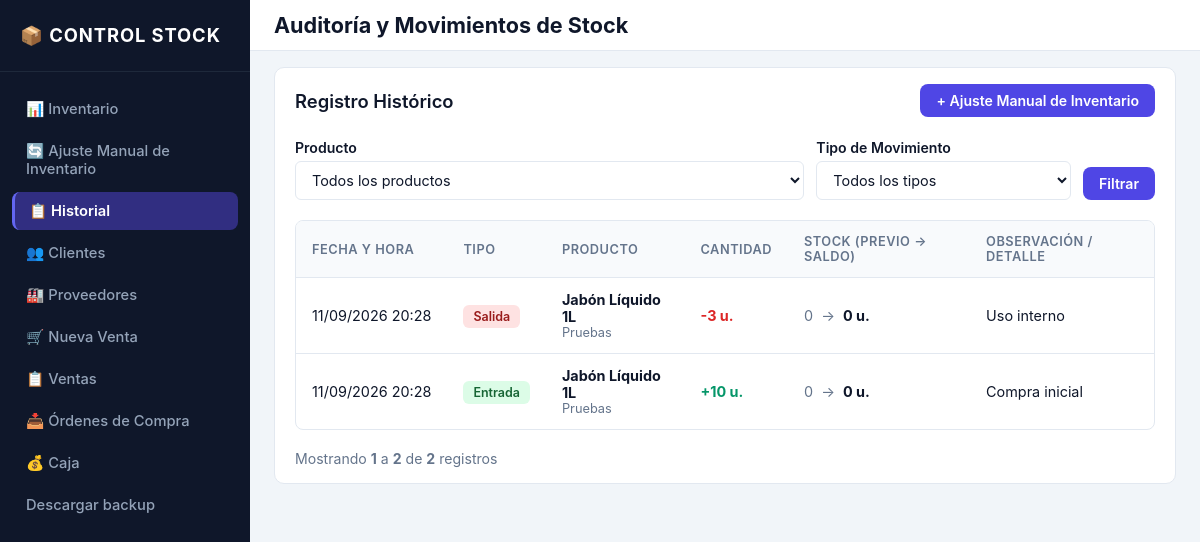
Page /movimientos/ on the earlier database version.
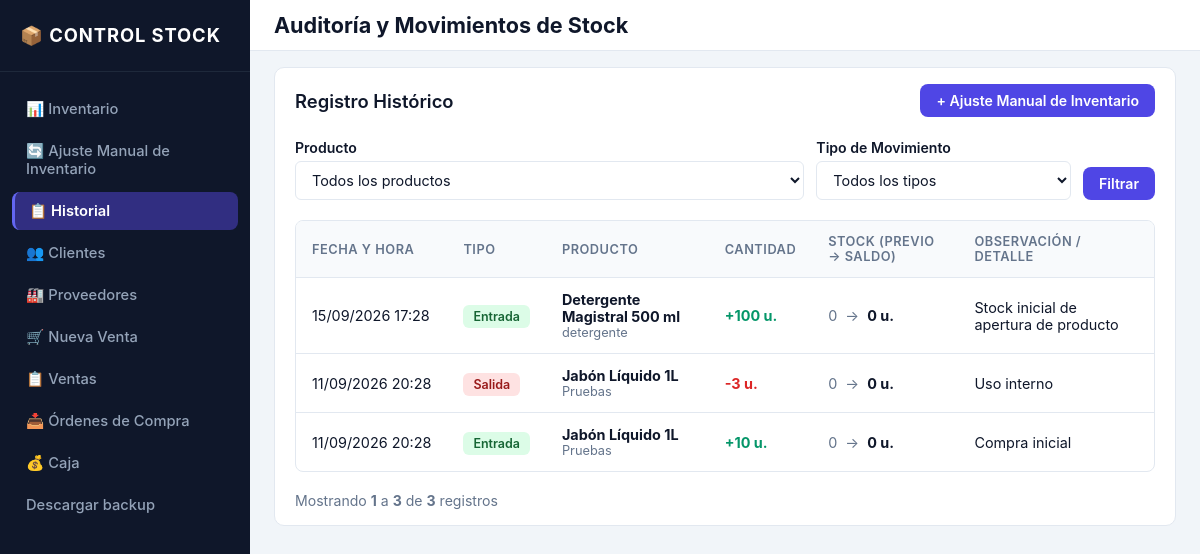
Same page on the later database version.
### inventario/models.py (models this page shows, shortened)
class Movimiento(models.Model):
    class TipoMovimiento(models.TextChoices):
        ENTRADA = "ENTRADA", "Entrada"
        SALIDA = "SALIDA", "Salida"
        AJUSTE = "AJUSTE", "Ajuste"
    producto = models.ForeignKey(
        Producto,
        on_delete=models.PROTECT,
        related_name="movimientos",
        verbose_name="Producto",
    )
    tipo = models.CharField(
        max_length=10,
        choices=TipoMovimiento.choices,
        verbose_name="Tipo de Movimiento",
    )
    cantidad = models.PositiveIntegerField(
        validators=[MinValueValidator(1)],
        verbose_name="Cantidad",
        help_text="Cantidad de unidades involucradas en el movimiento.",
    )
    stock_anterior = models.PositiveIntegerField(
        default=0,
        verbose_name="Stock anterior",
    )
    stock_posterior = models.PositiveIntegerField(
        default=0,
        verbose_name="Stock posterior",
    )
    created_by = models.ForeignKey(
        settings.AUTH_USER_MODEL,
        on_delete=models.SET_NULL,
        null=True,
        blank=True,
        related_name="movimientos",
        verbose_name="Usuario / Creado por",
    )
    fecha = models.DateTimeField(default=timezone.now)
    observacion = models.CharField(
        max_length=255,
        blank=True,
        null=True,
        verbose_name="Observación",
    )
    pedido = models.ForeignKey(
        "Pedido",
        on_delete=models.SET_NULL,
        null=True,
        blank=True,
        related_name="movimientos",
        verbose_name="Pedido",
    )
    orden_compra = models.ForeignKey(
        "OrdenCompra",
        on_delete=models.SET_NULL,
        null=True,
        blank=True,
        related_name="movimientos",
        verbose_name="Orden de compra",
    )
    objects = MovimientoQuerySet.as_manager()
    class Meta:
        verbose_name = "Movimiento"
        verbose_name_plural = "Movimientos"
        ordering = ["-fecha"]

class Producto(models.Model):
    nombre = models.CharField(max_length=150, unique=True, verbose_name="Nombre")
    descripcion = models.TextField(blank=True, null=True, verbose_name="Descripcion")
    categoria = models.ForeignKey(
        Categoria, on_delete=models.PROTECT, related_name="productos",
        verbose_name="Categoria",
    )
    precio_unitario = models.DecimalField(
        max_digits=10,
        decimal_places=2,
        default=Decimal("0.00"),
        validators=[MinValueValidator(Decimal("0.00"))],
        verbose_name="Precio unitario",
    )
    stock_actual = models.PositiveIntegerField(default=0, verbose_name="Stock actual")
    stock_minimo = models.PositiveIntegerField(default=0, verbose_name="Stock minimo")
    activo = models.BooleanField(default=True, verbose_name="activo")
    fecha_creacion = models.DateTimeField(auto_now_add=True, verbose_name="Fecha de creación")
    fecha_actualizacion = models.DateTimeField(auto_now=True, verbose_name="Última actualización")
    class Meta:
        verbose_name = "Producto"
        verbose_name_plural = "Productos"
        ordering = ["nombre"]
        constraints = [
            models.CheckConstraint(
                condition=models.Q(stock_actual__gte=0),
                name="chk_stock_actual_no_negativo",
            ),
            models.CheckConstraint(
                condition=models.Q(stock_minimo__gte=0),
                name="chk_stock_minimo_no_negativo",
            ),
        ]

class Categoria(models.Model):
    nombre = models.CharField(max_length=100, unique=True, verbose_name="Nombre")
    class Meta:
        verbose_name = "Categoria"
        verbose_name_plural = "Categorias"
        ordering = ["nombre"]

### inventario/views.py (the view)
# urls.py: path("movimientos/", views.movimiento_historial, name="movimiento_historial"),
def movimiento_historial(request):
    tipo_filtro = request.GET.get("tipo", "").strip()
    producto_filtro = request.GET.get("producto", "").strip()
    movimientos = Movimiento.objects.select_related(
        "producto__categoria",
        "created_by",
        "pedido",
        "orden_compra",
    ).all()
    if tipo_filtro:
        movimientos = movimientos.filter(tipo=tipo_filtro)
    if producto_filtro:
        movimientos = movimientos.filter(producto_id=producto_filtro)
    productos = Producto.objects.all().order_by("nombre")
    paginator = Paginator(movimientos, 20)
    page_number = request.GET.get("page")
    page_obj = paginator.get_page(page_number)
    return render(
        request,
        "inventario/movimiento_historial.html",
        {
            "movimientos": page_obj,
            "page_obj": page_obj,
            "productos": productos,
            "tipos": Movimiento.TipoMovimiento.choices,
            "tipo_seleccionado": tipo_filtro,
            "producto_seleccionado": producto_filtro,
        },
    )

### templates/inventario/movimiento_historial.html (shortened to what this page needs)
{% extends 'base.html' %}
{% block topbar_title %}Auditoría y Movimientos de Stock{% endblock %}
{% block content %}
<div class="card">
    <div class="card-header-flex">
        <h2 class="card-title">Registro Histórico</h2>
        <div class="action-bar">
            <a href="{% url 'movimiento_crear' %}" class="btn btn-primary">+ Ajuste Manual de Inventario</a>
        </div>
    </div>
    <form method="get" class="filter-form">
        <div class="filter-input-main">
            <label class="form-label">Producto</label>
            <select name="producto" class="form-control">
                <option value="">Todos los productos</option>
            </select>
        </div>
        <div class="filter-input-sec">
            <label class="form-label">Tipo de Movimiento</label>
            <select name="tipo" class="form-control">
                <option value="">Todos los tipos</option>
            </select>
        </div>
        <div>
            <button type="submit" class="btn btn-primary">Filtrar</button>
        </div>
    </form>
    <div class="table-responsive">
        <table>
            <thead>
                <tr>
                    <th>Fecha y Hora</th>
                    <th>Tipo</th>
                    <th>Producto</th>
                    <th>Cantidad</th>
                    <th>Stock (Previo → Saldo)</th>
                    <th>Observación / Detalle</th>
                </tr>
            </thead>
            <tbody>
                {% for m in movimientos %}
                <tr>
                    <td class="text-nowrap">{{ m.fecha|date:"d/m/Y H:i" }}</td>
                    <td>
                        {% if m.tipo == 'ENTRADA' %}
                            <span class="badge badge-success">Entrada</span>
                        {% elif m.tipo == 'SALIDA' %}
                            <span class="badge badge-danger">Salida</span>
                        {% elif m.tipo == 'AJUSTE' %}
                            <span class="badge badge-info">Ajuste</span>
                        {% else %}
                            <span class="badge">{{ m.get_tipo_display }}</span>
                        {% endif %}
                    </td>
                    <td>
                        <strong>{{ m.producto.nombre }}</strong>
                        {% if m.producto.categoria %}
                            <div class="form-desc">{{ m.producto.categoria.nombre }}</div>
                        {% endif %}
                    </td>
                    <td class="text-nowrap">
                        {% if m.tipo == 'ENTRADA' %}
                            <strong class="text-success">+{{ m.cantidad }} u.</strong>
                        {% elif m.tipo == 'SALIDA' %}
                            <strong class="text-danger">-{{ m.cantidad }} u.</strong>
                        {% else %}
                            <strong>{{ m.cantidad }} u.</strong>
                        {% endif %}
                    </td>
                    <td class="text-nowrap">
                        <span class="text-muted">{{ m.stock_anterior }}</span>
                        <span class="text-muted-aux">→</span>
                        <strong>{{ m.stock_posterior }} u.</strong>
                    </td>
                    <td>
                        {{ m.observacion|default:"—" }}
                    </td>
                </tr>
                {% empty %}
                <tr>
                    <td colspan="6" class="empty-row">No se encontraron movimientos registrados con los criterios seleccionados.</td>
                </tr>
                {% endfor %}
            </tbody>
        </table>
    </div>
    {% include 'inventario/includes/pagination.html' %}
</div>
{% endblock %}

Differences in the rows shown:
added Movimiento: fecha "15/09/2026 17:28", tipo "Entrada", producto.nombre "Detergente Magistral 500 ml", producto.categoria.nombre "detergente", cantidad "100", stock_anterior "0", stock_posterior "0", observacion "Stock inicial de apertura de producto"
Other differences:
{{ page_obj.end_index }}: "2" → "3"
{{ page_obj.paginator.count }}: "2" → "3"
